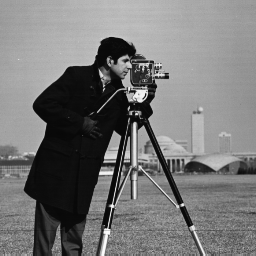
%> input picture lab4/Cameraman.tiff, 256 x 256 px, given in place of cameraman.tif, which was not available
$ octave --eval "main;"   (GNU Octave 9; MATLAB toolbox functions it lacks are replaced by stand-ins)
%> lines starting %> are read from the running program, lines starting %| are printed output that depends on the picture; in (x1, y1, x2, y2) boxes, pixels count from 0 and x2, y2 are one past the last pixel; in counts of white or black regions, pixels touching at a corner belong together; the program's own positions count from 1; pictures that were not available may be replaced by others from this repository, and a replacement may not be noted
### 4.2/myhough.m
function accumulator = myhough(edge_map)
  theta = [1:180];
  theta = deg2rad(theta);
  sizex = size(edge_map,1);
  sizey = size(edge_map,2);
  maxrho = floor(sqrt(sizex^2+sizey^2));

  %The maximum possible (absolute) value of rho is the length of the image diagonal in pixels.
  %Rho indices in accumulator array are augmented by this value (+1, to
  %include 0) to map [-maxrho,maxrho] into [1,2maxrho+1]

  %static array initialization
  accumulator = zeros([2*maxrho+1,180]);
  %size(accumulator)
  for i = 1:sizex
    for j = 1:sizey
      if (edge_map(i,j) == 1)
        k = 0;
        for angle = theta
          k = k+1;
          rho = floor(i*cos(angle) + j*sin(angle));
          idx1 = rho + maxrho + 1;
          idx2 = k;
          % [5 lines of commented-out code are left out]
          accumulator(idx1,idx2) = accumulator(idx1,idx2) + 1;
        end
      end
    end
  end
end

### lab4/4.2/main.m
function main
  c = imread('cameraman.tif');
%> c is the input picture: size 256x256 uint8; min 7, max 253, mean 118.7
  edges = edge(c,'canny');
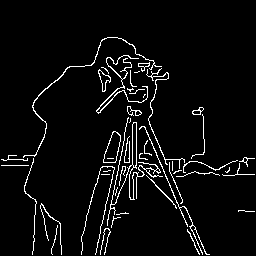
%> edges: size 256x256 logical; 4.7% white in thin lines or dots, all inside (x1, y1, x2, y2) = (1, 37, 255, 255)
  hc = hough(edges);
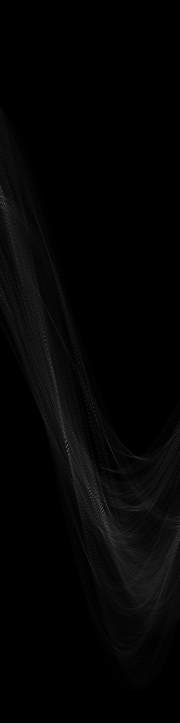
%> hc: size 723x180 double; min 0, max 107, mean 4.3
  myhc = myhough(edges);
%> after the loop in myhough, `for i = 1:sizex`:
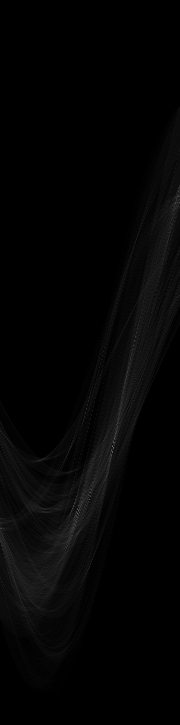
%> accumulator: size 725x180 double; min 0, max 111, mean 4.3
%> after the loop in myhough, `for i = 1:sizex`: idx1 = 108; idx2 = 180; rho = -255
%> `main;`:
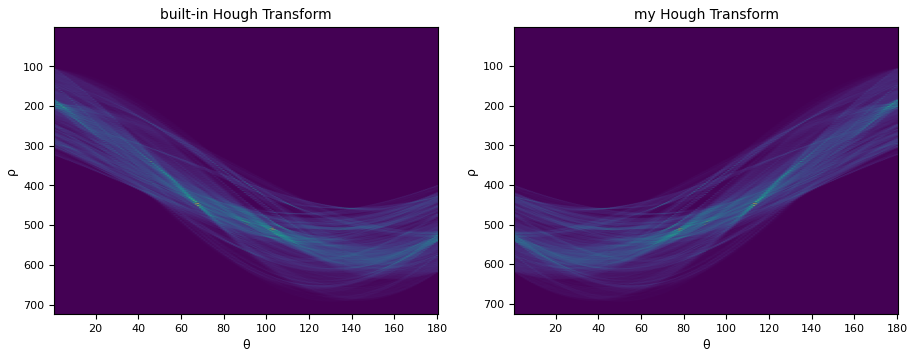
%> figure redrawn from the program's plot data, 2 panels

  subplot(1,2,1);
  imagesc(hc)
  xlabel('\theta','FontSize',14);
  ylabel('\rho','FontSize',14);
  title('built-in Hough Transform','FontSize',12);
  subplot(1,2,2);

  imagesc(myhc)
  xlabel('\theta','FontSize',14);
  ylabel('\rho','FontSize',14);
  title('my Hough Transform','FontSize',12);

$ run again, with lab4/HeadTool0002.bmp saved as lab4/Cameraman.tiff
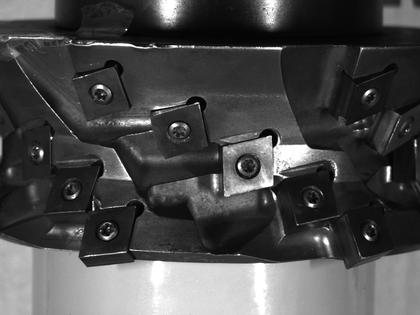
%> input picture lab4/HeadTool0002.bmp, 420 x 315 px, shrunk from 1280 x 960 before the run, given in place of cameraman.tif, which was not available
%> in main, c is the input picture: size 315x420 uint8; min 0, max 255, mean 74.4
%> edges: size 315x420 logical; 4.8% white in thin lines or dots, all inside (x1, y1, x2, y2) = (1, 1, 419, 269)
%> after the loop in myhough, `for i = 1:sizex`:
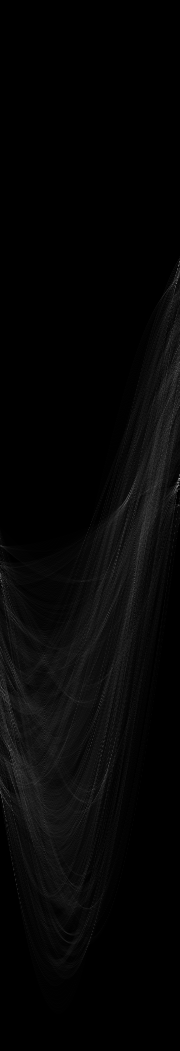
%> accumulator: size 1051x180 double; min 0, max 171, mean 6
%> after the loop in myhough, `for i = 1:sizex`: idx1 = 257; idx2 = 180; rho = -269
%> `main;`:
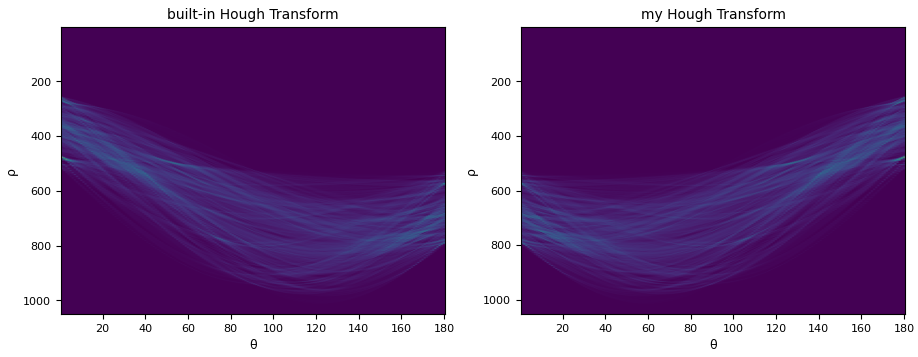
%> figure redrawn from the program's plot data, 2 panels
